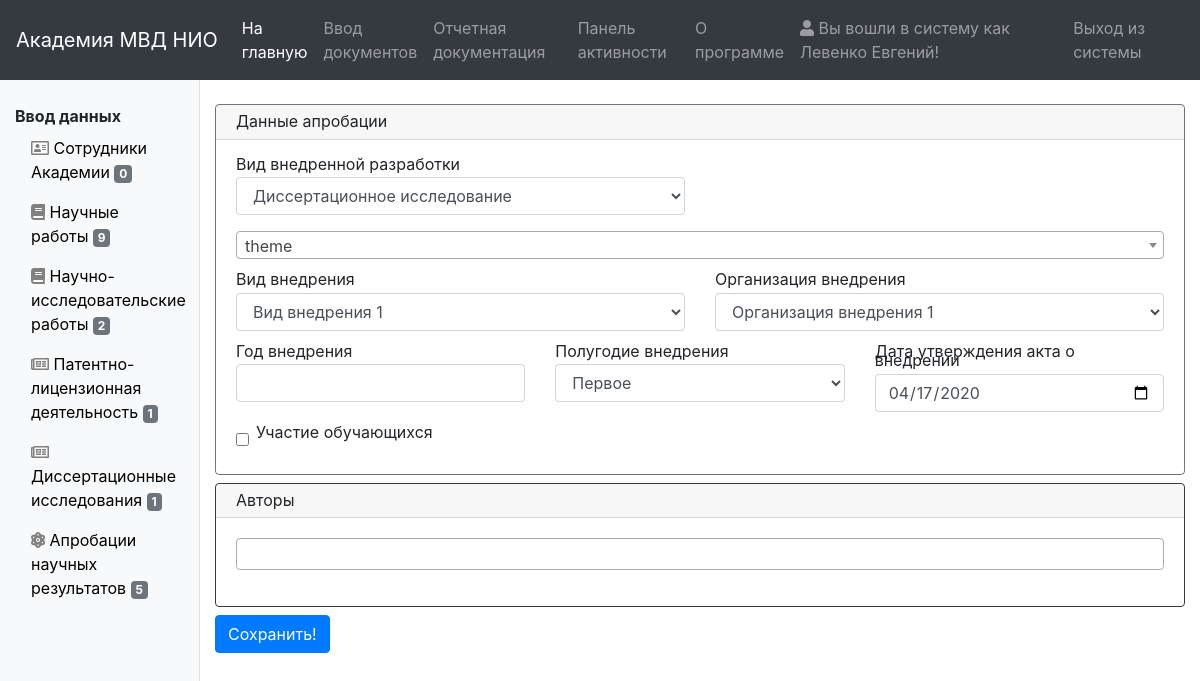
The page /anr/update/5/change/ (signed in) on the database its author committed.
### anr/models.py (models this page shows, shortened)
class ANR(models.Model):
    development_kind = models.ForeignKey(DevelopmentKind, on_delete=models.SET_NULL,
                                         verbose_name="Вид внедренной разработки", null=True)
    introduction_kind = models.ForeignKey(IntroductionKind, on_delete=models.SET_NULL, verbose_name="Вид внедрения", null=True)
    introduction_organization = models.ForeignKey(IntroductionOrganization, on_delete=models.CASCADE,
                                                  verbose_name="Организация внедрения")
    approve_date = models.DateField(verbose_name="Дата утверждения акта")
    year = models.IntegerField(verbose_name="Год внедрения", blank=True, null=True)
    half_year = models.CharField(max_length=1, blank=True, null=True, verbose_name="Полугодие внедрения")
    authors = models.ManyToManyField(Author, verbose_name="Авторы")
    subdivisions = models.ManyToManyField(Subdivision, verbose_name="Подразделения разработки")
    is_student_participation = models.BooleanField(verbose_name="Участие обучающихся")
    sciencework = models.ForeignKey(Sciencework, on_delete=models.CASCADE, verbose_name="Научная работа", blank=True, null=True)
    nir = models.ForeignKey(NIR, on_delete=models.CASCADE, verbose_name="Научно-исследовательская работа", blank=True, null=True)
    dissertation = models.ForeignKey(DissertationResearch, on_delete=models.CASCADE, blank=True, null=True,
                                     verbose_name="Диссертационное исследование")
    date_added = models.DateTimeField(blank=True, null=True, verbose_name="Дата и время моследнего изменения")
    user_added = models.ForeignKey(User, on_delete=models.SET_NULL, blank=True, null=True,
                                   verbose_name="Кем внесено/изменено")
    class Meta:
        ordering = ('development_kind',)
        verbose_name = 'Апробация научных результатов'
        verbose_name_plural = 'Апробации научных результатов'

### anr/views.py (the view)
# urls.py: path('update/<anr_id>/change/', permission_required('anr.change_anr')(views.anr_update), name='update'),
@transaction.atomic
def anr_update(request, anr_id):
    if request.method == 'POST':
        obj = get_object_or_404(ANR, pk=anr_id)
        form = ANRForm(request.POST, instance=obj)
        if form.is_valid():
            anr = form.save()
            anr.subdivisions.clear()
            for author in anr.authors.all():
                anr.subdivisions.add(author.subdivision)
            anr.date_added = datetime.datetime.now()
            anr.user_added = request.user
            anr.save()
            return HttpResponseRedirect(reverse('anr:list'))
        else:
            return render(request, 'anr/anr_update_form.html', {'form': form})
    else:
        obj = get_object_or_404(ANR, pk=anr_id)
        form = ANRForm(instance=obj)
        return render(request, 'anr/anr_update_form.html', {'form': form,
                                                            'obj': obj,
                                                            })

### anr/forms.py
class ANRForm(ModelForm):
    class Meta:
        CHOICES = [('1', 'Первое'), ('2', 'Второе')]
        model = ANR
        exclude = ['subdivisions']
        widgets = {
            'approve_date': myDateInput,
            'half_year': Select(choices=CHOICES),
        }

### anr/models.py (called while the page is built)
    def __str__(self):
        return self.kind_title

    def __str__(self):
        return self.introduction_kind_title

    def __str__(self):
        return self.organization_name

### context_processors/side_panel_context.py (called while the page is built)
def counts(request):
    return {'author_count': Author.objects.all().count(),
            'sciencework_count': Sciencework.objects.all().count(),
            'nir_count': NIR.objects.all().count(),
            'pld_count': PLD.objects.all().count(),
            'dissertation_count': DissertationResearch.objects.all().count(),
            'anr_count': ANR.objects.all().count(),
            }

### dissertationresearch/models.py (called while the page is built)
    def __str__(self):
        return self.dissertation_theme

### nir/models.py (called while the page is built)
    def __str__(self):
        return self.nir_title

### sciencework/models.py (called while the page is built)
    def __str__(self):
        return self.output_data if self.output_data else "blank"

### anr/templates/anr/anr_update_form.html (shortened to what this page needs)
{% extends "anr/anr_input_form.html" %}
{% load static %}
{% block form_title %}
    <form class="needs-validation" action="{% url 'anr:update' anr_id=obj.id %}" method="post" novalidate>
{% endblock %}
{% block button %}
    <button type="submit" class="btn btn-primary">Сохранить!</button>
{% endblock %}

### anr/templates/anr/anr_input_form.html (shortened to what this page needs)
{% extends "base_input.html" %}
{% load static %}
{% load widget_tweaks %}
{% block input_form %}
    {% block form_title %}{% endblock %}
<div class="card border-secondary mb-2" style="max-width: 100%; line-height: 0.6;">
    <div class="card-header">Данные апробации</div>
    <div class="card-body">
        <div class="row">
            <div class="col-xl-6">
                <div class="form-group">
                    <label>Вид внедренной разработки</label>
                    {% render_field form.development_kind class+="form-control" %}
                </div>
            </div>
        </div>
        <div class="row">
            <div class="col-xl-12">
                <div id="dissertation_div">
                    <div class="form-group">
                    </div>
                </div>
            </div>
        </div>
        <div class="row">
            <div class="col-xl-6">
                <label>Вид внедрения</label>
                {% render_field form.introduction_kind class+="form-control" %}
            </div>
            <div class="col-xl-6">
                <div class="form-group">
                    <label>Организация внедрения</label>
                    {% render_field form.introduction_organization class+="form-control" %}
                </div>
            </div>
        </div>
        <div class="row">
            <div class="col-xl-4">
                <label>Год внедрения</label>
                {% render_field form.year class+="form-control" %}
            </div>
            <div class="col-xl-4">
                <div class="form-group">
                    <label>Полугодие внедрения</label>
                    {% render_field form.half_year class+="form-control" %}
                </div>
            </div>
            <div class="col-xl-4">
                <div class="form-group">
                    <label>Дата утверждения акта о внедрении</label>
                    {% render_field form.approve_date class+="form-control" %}
                </div>
            </div>
        </div>
        <div class="form-group">
            <div class="form-check">
                {% render_field form.is_student_participation class+="form-check-input" %}
                <label class="form-check-label">
                    Участие обучающихся
                </label>
            </div>
        </div>
    </div>
</div>
<div class="card border-dark mb-2" style="max-width: 100%; line-height: 0.6;">
    <div class="card-header">Авторы</div>
    <div class="card-body">
        <div class="row">
            <div class="col-lg-12">
                <div class="form-group">
                </div>
            </div>
        </div>
    </div>
</div>
{% block button %}{% endblock %}
</form>
{% endblock %}

### index/templates/index/common/navs/nav.html (shortened to what this page needs)
<nav class="navbar navbar-expand-lg navbar-dark bg-dark">
    <a class="navbar-brand" href="">Академия МВД НИО</a>
    <div class="collapse navbar-collapse" id="navbarSupportedContent">
        <ul class="navbar-nav mr-auto">
            {% if user.is_authenticated  %}
                {% if perms.dashboard %}
                    <li class="nav-item active">
                        <a class="nav-link" href="{% url 'index:index' %}">На главную<span class="sr-only">(current)</span></a>
                    </li>
                    <li class="nav-item">
                        <a class="nav-link" href="{% url 'authors:list' %}">Ввод документов</a>
                    </li>
                    <li class="nav-item">
                        <a class="nav-link" href="{% url 'reporting:employee' %}">Отчетная документация</a>
                    </li>
                    <li class="nav-item">
                        <a class="nav-link" href="{% url 'dashboard:main' %}">Панель активности</a>
                    </li>
                    <li class="nav-item">
                        <a class="nav-link" href="{% url 'index:about' %}">О программе</a>
                    </li>
                {% endif %}
            {% endif %}
        </ul>
        <ul class="navbar-nav">
            {% if user.is_authenticated  %}
                <li class="nav-item">
                    <a class="nav-link"><i class="fas fa-user"></i> Вы вошли в систему как {{ user.last_name }} {{ user.first_name }}!</a>
                </li>
                <li class="nav-item">
                    <a class="nav-link" href="{% url 'logout' %}"> Выход из системы</a>
                </li>
            {% else %}
                <li class="nav-item">
                    <a class="nav-link" href="{% url 'login'  %}"><i class="fas fa-user"></i> Вход в систему</a>
                </li>
            {% endif %}
        </ul>
    </div>
</nav>

### rows shown on the page
ANR: development_kind "Диссертационное исследование", introduction_kind "Вид внедрения 1", introduction_organization "Организация внедрения 1", half_year "Первое", approve_date "04/17/2020"

### other values the page prints
{{ user.last_name }} "Левенко"
{{ user.first_name }} "Евгений"
{{ author_count }} "0"
{{ sciencework_count }} "9"
{{ nir_count }} "2"
{{ pld_count }} "1"
{{ dissertation_count }} "1"
{{ anr_count }} "5"
